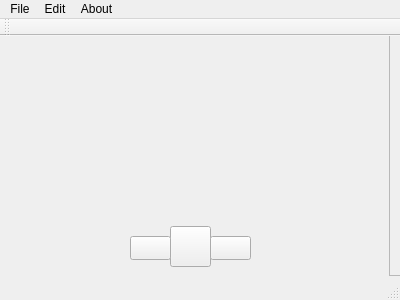
<?xml version="1.0" encoding="UTF-8"?>
<ui version="4.0">
 <class>MainWindow</class>
 <widget class="QMainWindow" name="MainWindow">
  <property name="geometry">
   <rect>
    <x>0</x>
    <y>0</y>
    <width>400</width>
    <height>300</height>
   </rect>
  </property>
  <property name="windowTitle">
   <string>Musix Player</string>
  </property>
  <property name="windowIcon">
   <iconset>
    <normaloff>../Pictures/959798516.jpg</normaloff>../Pictures/959798516.jpg</iconset>
  </property>
  <widget class="QWidget" name="centralWidget">
   <widget class="QPushButton" name="pushButton">
    <property name="geometry">
     <rect>
      <x>170</x>
      <y>190</y>
      <width>41</width>
      <height>41</height>
     </rect>
    </property>
    <property name="cursor">
     <cursorShape>PointingHandCursor</cursorShape>
    </property>
    <property name="toolTip">
     <string>Play</string>
    </property>
    <property name="text">
     <string/>
    </property>
    <property name="icon">
     <iconset resource="resources.qrc">
      <normaloff>:/Images/white-play-16.png</normaloff>:/Images/white-play-16.png</iconset>
    </property>
    <property name="checkable">
     <bool>false</bool>
    </property>
    <property name="autoDefault">
     <bool>false</bool>
    </property>
    <property name="default">
     <bool>false</bool>
    </property>
    <property name="flat">
     <bool>false</bool>
    </property>
   </widget>
   <widget class="QPushButton" name="pushButton_2">
    <property name="geometry">
     <rect>
      <x>130</x>
      <y>200</y>
      <width>41</width>
      <height>24</height>
     </rect>
    </property>
    <property name="cursor">
     <cursorShape>PointingHandCursor</cursorShape>
    </property>
    <property name="toolTip">
     <string>rewind</string>
    </property>
    <property name="text">
     <string/>
    </property>
    <property name="icon">
     <iconset resource="resources.qrc">
      <normaloff>:/Images/white-rewind-16.png</normaloff>:/Images/white-rewind-16.png</iconset>
    </property>
   </widget>
   <widget class="QScrollArea" name="scrollArea">
    <property name="geometry">
     <rect>
      <x>389</x>
      <y>-1</y>
      <width>111</width>
      <height>241</height>
     </rect>
    </property>
    <property name="widgetResizable">
     <bool>true</bool>
    </property>
    <widget class="QWidget" name="scrollAreaWidgetContents">
     <property name="geometry">
      <rect>
       <x>0</x>
       <y>0</y>
       <width>109</width>
       <height>239</height>
      </rect>
     </property>
    </widget>
   </widget>
   <widget class="QPushButton" name="pushButton_3">
    <property name="geometry">
     <rect>
      <x>210</x>
      <y>200</y>
      <width>41</width>
      <height>24</height>
     </rect>
    </property>
    <property name="cursor">
     <cursorShape>PointingHandCursor</cursorShape>
    </property>
    <property name="toolTip">
     <string>forward</string>
    </property>
    <property name="text">
     <string/>
    </property>
    <property name="icon">
     <iconset resource="resources.qrc">
      <normaloff>:/Images/white-fast-forward-16.png</normaloff>:/Images/white-fast-forward-16.png</iconset>
    </property>
   </widget>
  </widget>
  <widget class="QToolBar" name="mainToolBar">
   <attribute name="toolBarArea">
    <enum>TopToolBarArea</enum>
   </attribute>
   <attribute name="toolBarBreak">
    <bool>true</bool>
   </attribute>
  </widget>
  <widget class="QStatusBar" name="statusBar"/>
  <widget class="QMenuBar" name="menuBar">
   <property name="geometry">
    <rect>
     <x>0</x>
     <y>0</y>
     <width>400</width>
     <height>21</height>
    </rect>
   </property>
   <widget class="QMenu" name="menuFile">
    <property name="title">
     <string>File</string>
    </property>
    <widget class="QMenu" name="menuRecent">
     <property name="title">
      <string>Recent....</string>
     </property>
     <addaction name="actionNothing_To_Show_Here"/>
    </widget>
    <addaction name="actionOpen_File"/>
    <addaction name="actionOpen_Directory"/>
    <addaction name="menuRecent"/>
   </widget>
   <widget class="QMenu" name="menuEdit">
    <property name="title">
     <string>Edit</string>
    </property>
   </widget>
   <widget class="QMenu" name="menuAbout">
    <property name="title">
     <string>About</string>
    </property>
    <addaction name="separator"/>
    <addaction name="separator"/>
    <addaction name="actionAbout_Musix_Player"/>
   </widget>
   <addaction name="menuFile"/>
   <addaction name="menuEdit"/>
   <addaction name="menuAbout"/>
  </widget>
  <action name="actionAbout">
   <property name="text">
    <string>About</string>
   </property>
  </action>
  <action name="actionAbout_Musix_Player">
   <property name="text">
    <string>About Musix Player</string>
   </property>
   <property name="menuRole">
    <enum>QAction::AboutQtRole</enum>
   </property>
  </action>
  <action name="actionOpen_File">
   <property name="text">
    <string>Open File </string>
   </property>
  </action>
  <action name="actionOpen_Directory">
   <property name="text">
    <string>Open Directory</string>
   </property>
  </action>
  <action name="actionNothing_To_Show_Here">
   <property name="text">
    <string>Nothing To Show Here</string>
   </property>
  </action>
 </widget>
 <layoutdefault spacing="6" margin="11"/>
 <resources>
  <include location="resources.qrc"/>
 </resources>
 <connections/>
</ui>
